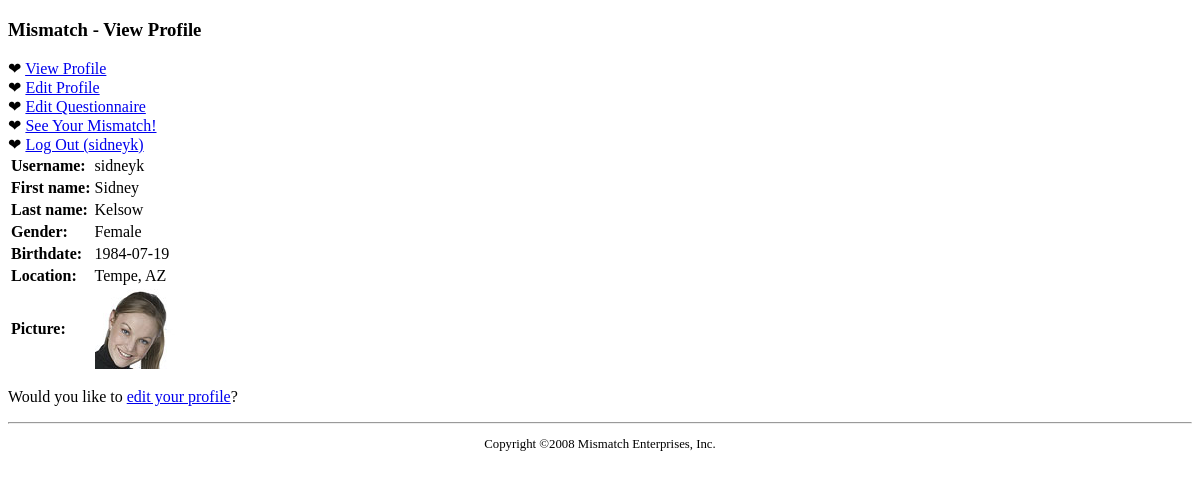
The page /viewprofile.php (signed in) on the database its author committed.
### tables this page shows
CREATE TABLE `mismatch_user` (
  `user_id` INT AUTO_INCREMENT,
  `username` VARCHAR(32),
  `password` VARCHAR(40),
  `join_date` DATETIME,
  `first_name` VARCHAR(32),
  `last_name` VARCHAR(32),
  `gender` VARCHAR(1),
  `birthdate` DATE,
  `city` VARCHAR(32),
  `state` VARCHAR(2),
  `picture` VARCHAR(32),
  PRIMARY KEY (`user_id`)
);

### viewprofile.php (the view, shortened to what this page needs)
<?php
  require_once('header.php');
  require_once('navmenu.php');
  $dbc = mysqli_connect(DB_HOST, DB_USER, DB_PASSWORD, DB_NAME);
  if (!isset($_GET['user_id'])) {
    $query = "SELECT username, first_name, last_name, gender, birthdate, city, state, picture FROM mismatch_user WHERE user_id = '" . $_SESSION['user_id'] . "'";
  }
  else {
    $query = "SELECT username, first_name, last_name, gender, birthdate, city, state, picture FROM mismatch_user WHERE user_id = '" . $_GET['user_id'] . "'";
  }
  $data = mysqli_query($dbc, $query);
  if (mysqli_num_rows($data) == 1) {
    $row = mysqli_fetch_array($data);
    echo '<table>';
    if (!empty($row['username'])) {
      echo '<tr><td class="label">Username:</td><td>' . $row['username'] . '</td></tr>';
    }
    if (!empty($row['first_name'])) {
      echo '<tr><td class="label">First name:</td><td>' . $row['first_name'] . '</td></tr>';
    }
    if (!empty($row['last_name'])) {
      echo '<tr><td class="label">Last name:</td><td>' . $row['last_name'] . '</td></tr>';
    }
    if (!empty($row['gender'])) {
      echo '<tr><td class="label">Gender:</td><td>';
      if ($row['gender'] == 'M') {
        echo 'Male';
      }
      else if ($row['gender'] == 'F') {
        echo 'Female';
      }
      else {
        echo '?';
      }
      echo '</td></tr>';
    }
    if (!empty($row['birthdate'])) {
      if (!isset($_GET['user_id']) || ($_SESSION['user_id'] == $_GET['user_id'])) {
        echo '<tr><td class="label">Birthdate:</td><td>' . $row['birthdate'] . '</td></tr>';
      }
      else {
        list($year, $month, $day) = explode('-', $row['birthdate']);
        echo '<tr><td class="label">Year born:</td><td>' . $year . '</td></tr>';
      }
    }
    if (!empty($row['city']) || !empty($row['state'])) {
      echo '<tr><td class="label">Location:</td><td>' . $row['city'] . ', ' . $row['state'] . '</td></tr>';
    }
    if (!empty($row['picture'])) {
      echo '<tr><td class="label">Picture:</td><td><img src="' . MM_UPLOADPATH . $row['picture'] .
        '" alt="Profile Picture" /></td></tr>';
    }
    echo '</table>';
    if (!isset($_GET['user_id']) || ($_SESSION['user_id'] == $_GET['user_id'])) {
      echo '<p>Would you like to <a href="editprofile.php">edit your profile</a>?</p>';
    }
  }
  else {
    echo '<p class="error">There was a problem accessing your profile.</p>';
  }
?>
<?php
  require_once('footer.php');
?>

### css/style.css (style rules this page uses)
td.label { font-weight: bold; }

### rows shown on the page
mismatch_user: username "sidneyk", first_name "Sidney", last_name "Kelsow", birthdate "1984-07-19", city "Tempe", state "AZ", picture (picture)

### other values the page prints
$page_title "View Profile"
$_SESSION['username'] "sidneyk"
